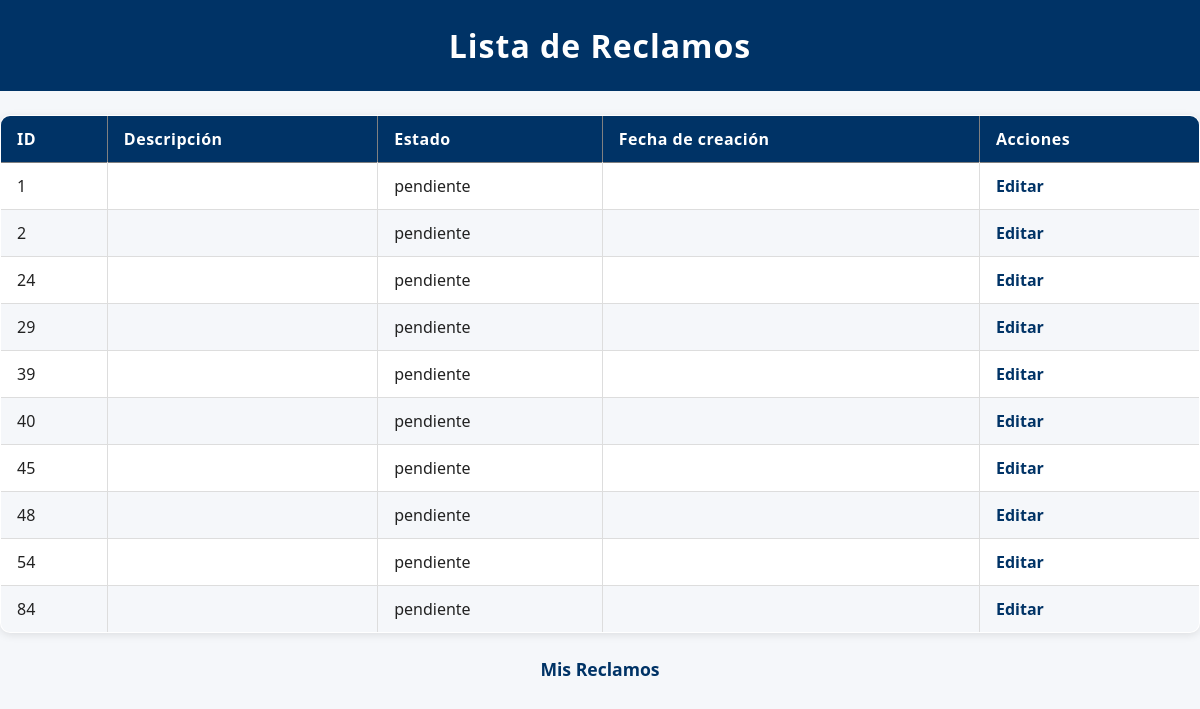
Page /listar_reclamos (signed in) on the earlier database version.
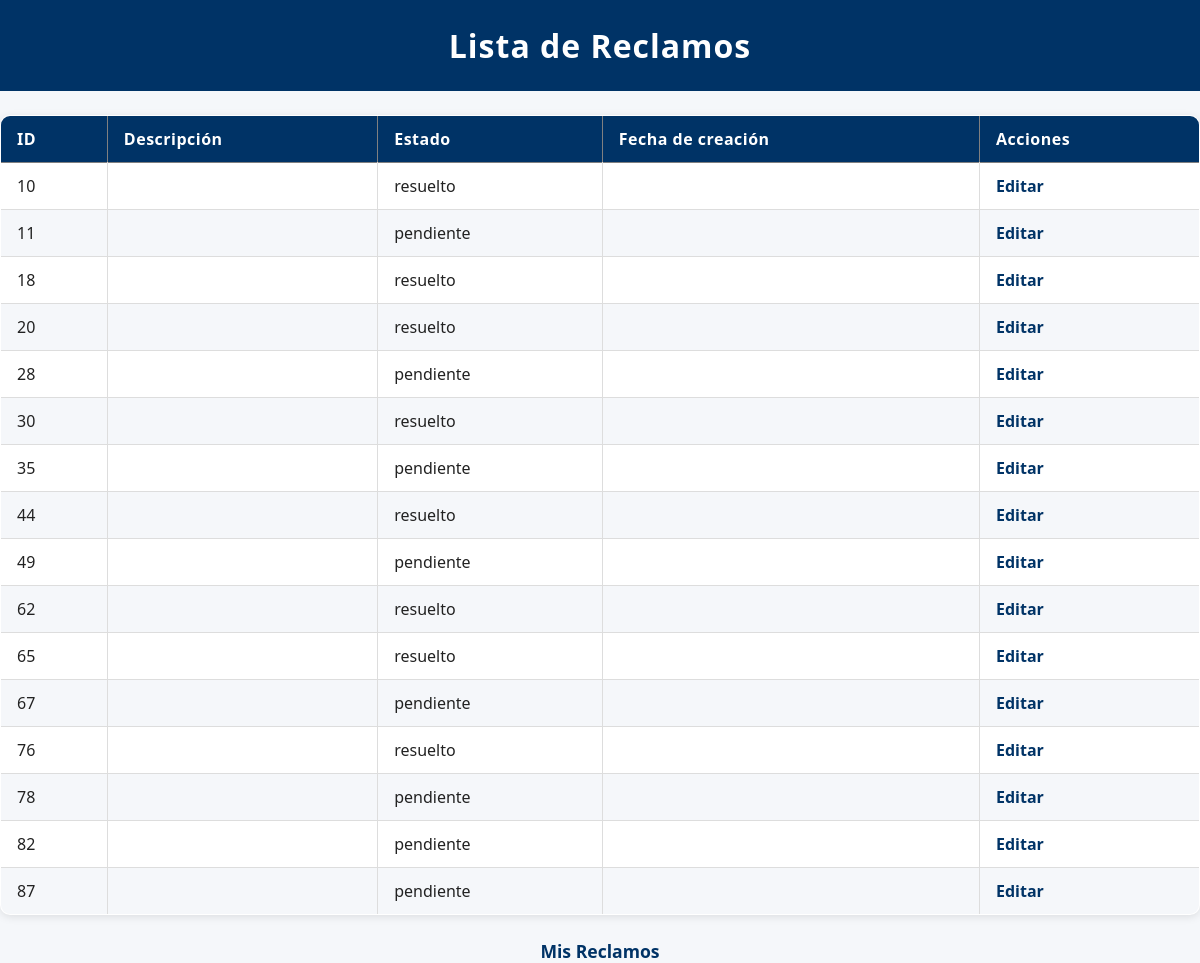
Same page on the later database version.
### modules/modelos.py (models this page shows, shortened)
class Base(DeclarativeBase):
    pass

class ModeloReclamo(Base):
    __tablename__ = 'reclamos'
    id = Column(Integer, primary_key=True)
    estado = Column(String, default="pendiente")
    fecha_hora = Column(DateTime, default=datetime.utcnow)
    contenido = Column(String)
    usuario_id = Column(Integer, ForeignKey('usuarios.id'))
    departamento = Column(String)
    clasificacion = Column(String)
    cantidad_adherentes = Column(Integer, default=1) #Se contabiliza como adherente el usuario que crea el reclamo
    tiempo_estimado = Column(Integer,default=0) #Solo se cambia cuando el reclamo pasa de pendiente -->en proceso
    resuelto_en = Column(Integer,default=None) #Representa la cantidad de días que se tardó en resolver un reclamo
    usuarios = relationship(
        "ModeloUsuario",
        secondary=usuarios_reclamos,
        back_populates="reclamos"
    )
    usuario = relationship("ModeloUsuario", foreign_keys=[usuario_id], backref="reclamos_creados")

### server.py (the view)
@app.route('/listar_reclamos')
@login_required
def listar_reclamos():
    reclamos = repo_reclamos.obtener_todos_los_registros(current_user.id)
    return render_template('listar_reclamos.html', reclamos=reclamos)

### modules/login.py (called while the page is built)
    @property
    def is_authenticated(self):
        return True

### modules/repositorio.py (called while the page is built)
    def obtener_registro_por_filtro(self, campo, valor, campo2=None, valor2=None):
        query = self.__session.query(ModeloUsuario).filter(getattr(ModeloUsuario, campo) == valor)
        if campo2 and valor2:
            query = query.filter(getattr(ModeloUsuario, campo2) == valor2)
        modelo = query.first()
        if modelo:
            return self.__map_modelo_a_entidad(modelo)
        return None

    def __map_modelo_a_entidad(self, modelo: ModeloUsuario):
        return Usuario(
            nombre=modelo.nombre,
            apellido=modelo.apellido,
            email=modelo.email,
            nombre_de_usuario=modelo.nombre_de_usuario,
            contraseña=modelo.contraseña,
            rol=modelo.rol,
            claustro=modelo.claustro,
            id=modelo.id
        )

    def obtener_todos_los_registros(self, usuario_id):
        return self.__session.query(ModeloReclamo).filter_by(usuario_id=usuario_id).all()

### modules/usuarios.py (called while the page is built)
    @property
    def nombre(self):
        return self.__nombre

    @property
    def apellido(self):
        return self.__apellido

    @property
    def rol(self):
        return self.__rol

### templates/listar_reclamos.html (shortened to what this page needs)
<!DOCTYPE html>
<html lang="en">
<head>
    <link rel="stylesheet" href="{{ url_for('static', filename='style.css') }}">
</head>
<body>
    <h1>Lista de Reclamos</h1>
    <table border="1">
        <thead>
            <tr>
                <th>ID</th>
                <th>Descripción</th>
                <th>Estado</th>
                <th>Fecha de creación</th>
                <th>Acciones</th>
            </tr>
        </thead>
        <tbody>
            {% for reclamo in reclamos %}
            <tr>
                <td>{{ reclamo.id }}</td>
                <td>{{ reclamo.descripcion }}</td>
                <td>{{ reclamo.estado }}</td>
                <td>{{ reclamo.fecha_creacion }}</td>
                <td>
                    <a href="{{ url_for('editar_reclamo', reclamo_id=reclamo.id) }}">Editar</a>
                </td>
            </tr>
            {% endfor %}
        </tbody>
    </table>
    <p><a href="{{ url_for('mis_reclamos') }}">Mis Reclamos</a></p>
</body>
</html>

Differences in the rows shown:
no longer on this page (row edited): ModeloReclamo: id "1", estado "pendiente"
no longer on this page (row edited): ModeloReclamo: id "2", estado "pendiente"
no longer on this page (row edited): ModeloReclamo: id "24", estado "pendiente"
no longer on this page (row edited): ModeloReclamo: id "29", estado "pendiente"
no longer on this page (row edited): ModeloReclamo: id "39", estado "pendiente"
no longer on this page (row edited): ModeloReclamo: id "40", estado "pendiente"
no longer on this page (row edited): ModeloReclamo: id "45", estado "pendiente"
no longer on this page (row edited): ModeloReclamo: id "48", estado "pendiente"
no longer on this page (row edited): ModeloReclamo: id "54", estado "pendiente"
no longer on this page (row edited): ModeloReclamo: id "84", estado "pendiente"
now on this page (row edited): ModeloReclamo: id "10", estado "resuelto"
now on this page (row edited): ModeloReclamo: id "11", estado "pendiente"
now on this page (row edited): ModeloReclamo: id "18", estado "resuelto"
now on this page (row edited): ModeloReclamo: id "20", estado "resuelto"
now on this page (row edited): ModeloReclamo: id "28", estado "pendiente"
now on this page (row edited): ModeloReclamo: id "30", estado "resuelto"
now on this page (row edited): ModeloReclamo: id "35", estado "pendiente"
now on this page (row edited): ModeloReclamo: id "44", estado "resuelto"
now on this page (row edited): ModeloReclamo: id "49", estado "pendiente"
now on this page (row edited): ModeloReclamo: id "62", estado "resuelto"
now on this page (row edited): ModeloReclamo: id "65", estado "resuelto"
now on this page (row edited): ModeloReclamo: id "67", estado "pendiente"
now on this page (row edited): ModeloReclamo: id "76", estado "resuelto"
now on this page (row edited): ModeloReclamo: id "78", estado "pendiente"
now on this page (row edited): ModeloReclamo: id "82", estado "pendiente"
now on this page (row edited): ModeloReclamo: id "87", estado "pendiente"
